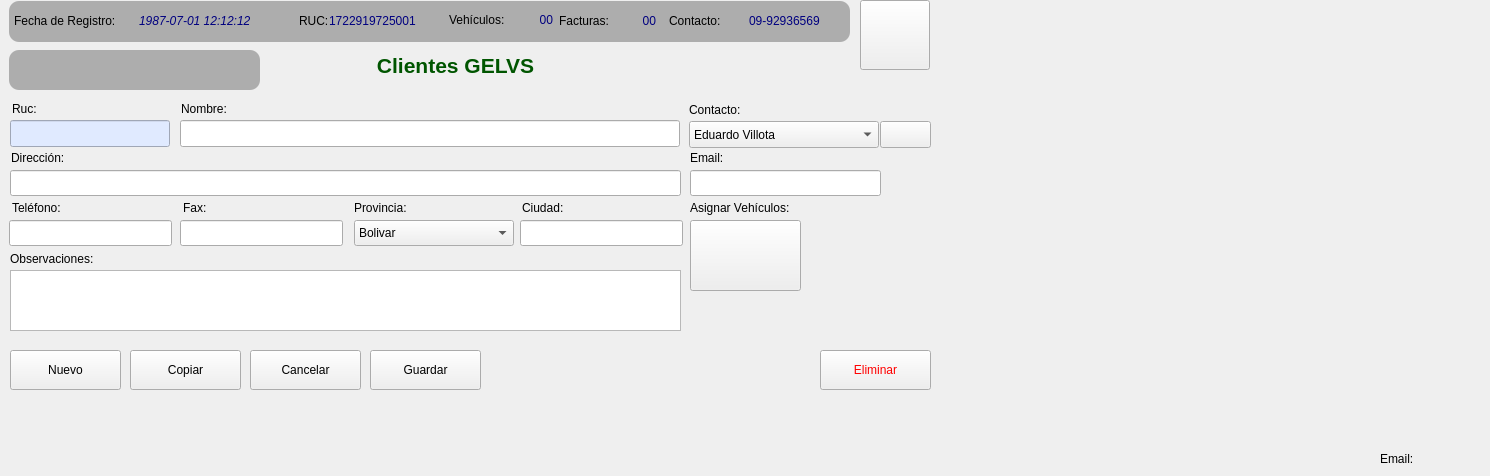
    <widget class="QWidget" name="tab_formulario">
     <attribute name="icon">
      <iconset resource="polaris.qrc">
       <normaloff>:/Icons/icons/format_list_ordered.png</normaloff>:/Icons/icons/format_list_ordered.png</iconset>
     </attribute>
     <attribute name="title">
      <string>Inventario</string>
     </attribute>
     <widget class="QFrame" name="frame">
      <property name="geometry">
       <rect>
        <x>9</x>
        <y>1</y>
        <width>841</width>
        <height>41</height>
       </rect>
      </property>
      <property name="styleSheet">
       <string notr="true">border-width: 2px;
border-radius: 10px;
border-color: black;
background-color: rgb(173, 173, 173);</string>
      </property>
      <property name="frameShape">
       <enum>QFrame::StyledPanel</enum>
      </property>
      <property name="frameShadow">
       <enum>QFrame::Raised</enum>
      </property>
      <widget class="QLabel" name="lbl_ruca">
       <property name="geometry">
        <rect>
         <x>290</x>
         <y>10</y>
         <width>40</width>
         <height>20</height>
        </rect>
       </property>
       <property name="text">
        <string>RUC:</string>
       </property>
      </widget>
      <widget class="QLabel" name="lbl_fecha_registroa">
       <property name="geometry">
        <rect>
         <x>5</x>
         <y>10</y>
         <width>131</width>
         <height>20</height>
        </rect>
       </property>
       <property name="styleSheet">
        <string notr="true"/>
       </property>
       <property name="text">
        <string>Fecha de Registro:</string>
       </property>
      </widget>
      <widget class="QLabel" name="lbl_fecha_registrob">
       <property name="geometry">
        <rect>
         <x>130</x>
         <y>10</y>
         <width>151</width>
         <height>20</height>
        </rect>
       </property>
       <property name="toolTip">
        <string>Fecha de Registro en el sistema</string>
       </property>
       <property name="text">
        <string>&lt;html&gt;&lt;head/&gt;&lt;body&gt;&lt;p&gt;&lt;span style=&quot; font-style:italic; color:#00007f;&quot;&gt;1987-07-01 12:12:12&lt;/span&gt;&lt;/p&gt;&lt;/body&gt;&lt;/html&gt;</string>
       </property>
      </widget>
      <widget class="QLabel" name="lbl_rucb">
       <property name="geometry">
        <rect>
         <x>320</x>
         <y>10</y>
         <width>120</width>
         <height>20</height>
        </rect>
       </property>
       <property name="toolTip">
        <string>Ruc del cliente</string>
       </property>
       <property name="text">
        <string>&lt;html&gt;&lt;head/&gt;&lt;body&gt;&lt;p&gt;&lt;span style=&quot; color:#00007f;&quot;&gt;1722919725001&lt;/span&gt;&lt;/p&gt;&lt;/body&gt;&lt;/html&gt;</string>
       </property>
      </widget>
      <widget class="QLabel" name="lbl_vehiculosa_2">
       <property name="geometry">
        <rect>
         <x>514</x>
         <y>9</y>
         <width>30</width>
         <height>20</height>
        </rect>
       </property>
       <property name="toolTip">
        <string>Numero de vehiculos del cliente</string>
       </property>
       <property name="text">
        <string>&lt;html&gt;&lt;head/&gt;&lt;body&gt;&lt;p align=&quot;right&quot;&gt;&lt;span style=&quot; color:#00007f;&quot;&gt;00&lt;/span&gt;&lt;/p&gt;&lt;/body&gt;&lt;/html&gt;</string>
       </property>
      </widget>
      <widget class="QLabel" name="lbl_vehiculosa">
       <property name="geometry">
        <rect>
         <x>440</x>
         <y>9</y>
         <width>80</width>
         <height>20</height>
        </rect>
       </property>
       <property name="text">
        <string>Vehículos:</string>
       </property>
      </widget>
      <widget class="QLabel" name="lbl_facturasa">
       <property name="geometry">
        <rect>
         <x>550</x>
         <y>10</y>
         <width>80</width>
         <height>20</height>
        </rect>
       </property>
       <property name="text">
        <string>Facturas:</string>
       </property>
      </widget>
      <widget class="QLabel" name="lbl_facturasa_2">
       <property name="geometry">
        <rect>
         <x>617</x>
         <y>10</y>
         <width>30</width>
         <height>20</height>
        </rect>
       </property>
       <property name="toolTip">
        <string>Numero de facturas del cliente</string>
       </property>
       <property name="text">
        <string>&lt;html&gt;&lt;head/&gt;&lt;body&gt;&lt;p align=&quot;right&quot;&gt;&lt;span style=&quot; color:#00007f;&quot;&gt;00&lt;/span&gt;&lt;/p&gt;&lt;/body&gt;&lt;/html&gt;</string>
       </property>
      </widget>
      <widget class="QLabel" name="lbl_contactoa">
       <property name="geometry">
        <rect>
         <x>660</x>
         <y>10</y>
         <width>80</width>
         <height>20</height>
        </rect>
       </property>
       <property name="text">
        <string>Contacto:</string>
       </property>
      </widget>
      <widget class="QLabel" name="lbl_contactob">
       <property name="geometry">
        <rect>
         <x>740</x>
         <y>10</y>
         <width>91</width>
         <height>20</height>
        </rect>
       </property>
       <property name="toolTip">
        <string>Numero de contacto del cliente</string>
       </property>
       <property name="text">
        <string>&lt;html&gt;&lt;head/&gt;&lt;body&gt;&lt;p&gt;&lt;span style=&quot; color:#00007f;&quot;&gt;09-92936569&lt;/span&gt;&lt;/p&gt;&lt;/body&gt;&lt;/html&gt;</string>
       </property>
      </widget>
     </widget>
     <widget class="QLabel" name="lbl_observaciones">
      <property name="geometry">
       <rect>
        <x>10</x>
        <y>250</y>
        <width>111</width>
        <height>17</height>
       </rect>
      </property>
      <property name="text">
       <string>Observaciones:</string>
      </property>
     </widget>
     <widget class="QPushButton" name="btn_guardar">
      <property name="geometry">
       <rect>
        <x>370</x>
        <y>350</y>
        <width>111</width>
        <height>40</height>
       </rect>
      </property>
      <property name="text">
       <string>Guardar</string>
      </property>
      <property name="icon">
       <iconset resource="polaris.qrc">
        <normaloff>:/Icons/icons/filesave.png</normaloff>:/Icons/icons/filesave.png</iconset>
      </property>
     </widget>
     <widget class="QPushButton" name="btn_cancelar">
      <property name="geometry">
       <rect>
        <x>250</x>
        <y>350</y>
        <width>111</width>
        <height>40</height>
       </rect>
      </property>
      <property name="text">
       <string>Cancelar</string>
      </property>
      <property name="icon">
       <iconset>
        <normaloff>:/Icons/icons/button_cancel.png</normaloff>
        <normalon>:/Icons/icons/mail_delete.png</normalon>:/Icons/icons/button_cancel.png</iconset>
      </property>
     </widget>
     <widget class="QPushButton" name="btn_copiar">
      <property name="geometry">
       <rect>
        <x>130</x>
        <y>350</y>
        <width>111</width>
        <height>40</height>
       </rect>
      </property>
      <property name="text">
       <string>Copiar</string>
      </property>
      <property name="icon">
       <iconset>
        <normaloff>:/Icons/icons/document_multiple.png</normaloff>
        <normalon>:/Icons/icons/editpaste.png</normalon>:/Icons/icons/document_multiple.png</iconset>
      </property>
     </widget>
     <widget class="QPushButton" name="btn_nuevo">
      <property name="geometry">
       <rect>
        <x>10</x>
        <y>350</y>
        <width>111</width>
        <height>40</height>
       </rect>
      </property>
      <property name="text">
       <string>Nuevo</string>
      </property>
      <property name="icon">
       <iconset>
        <normalon>:/Icons/icons/filenew.png</normalon>
       </iconset>
      </property>
     </widget>
     <widget class="QTextEdit" name="rtxt_observaciones">
      <property name="geometry">
       <rect>
        <x>10</x>
        <y>270</y>
        <width>671</width>
        <height>61</height>
       </rect>
      </property>
      <property name="toolTip">
       <string>Sirve para especificar fecha de entrega de factura entre otras</string>
      </property>
     </widget>
     <widget class="QPushButton" name="btn_home">
      <property name="geometry">
       <rect>
        <x>860</x>
        <y>0</y>
        <width>70</width>
        <height>70</height>
       </rect>
      </property>
      <property name="toolTip">
       <string>Regreasar al Panel de Control</string>
      </property>
      <property name="text">
       <string/>
      </property>
      <property name="icon">
       <iconset>
        <normalon>:/Icons/icons/folder_home2.png</normalon>
       </iconset>
      </property>
      <property name="iconSize">
       <size>
        <width>56</width>
        <height>56</height>
       </size>
      </property>
     </widget>
     <widget class="QPushButton" name="btn_primero">
      <property name="geometry">
       <rect>
        <x>17</x>
        <y>50</y>
        <width>41</width>
        <height>41</height>
       </rect>
      </property>
      <property name="toolTip">
       <string comment="Primer Registro">Primer registro</string>
      </property>
      <property name="text">
       <string/>
      </property>
      <property name="icon">
       <iconset>
        <normalon>:/Icons/icons/start.png</normalon>
       </iconset>
      </property>
      <property name="iconSize">
       <size>
        <width>32</width>
        <height>32</height>
       </size>
      </property>
      <property name="autoDefault">
       <bool>false</bool>
      </property>
      <property name="default">
       <bool>false</bool>
      </property>
      <property name="flat">
       <bool>true</bool>
      </property>
     </widget>
     <widget class="QPushButton" name="btn_anterior">
      <property name="geometry">
       <rect>
        <x>67</x>
        <y>50</y>
        <width>41</width>
        <height>41</height>
       </rect>
      </property>
      <property name="toolTip">
       <string>Registro anterior</string>
      </property>
      <property name="text">
       <string/>
      </property>
      <property name="icon">
       <iconset>
        <normalon>:/Icons/icons/previous.png</normalon>
       </iconset>
      </property>
      <property name="iconSize">
       <size>
        <width>32</width>
        <height>32</height>
       </size>
      </property>
      <property name="autoDefault">
       <bool>false</bool>
      </property>
      <property name="default">
       <bool>false</bool>
      </property>
      <property name="flat">
       <bool>true</bool>
      </property>
     </widget>
     <widget class="QPushButton" name="btn_siguiente">
      <property name="geometry">
       <rect>
        <x>157</x>
        <y>50</y>
        <width>41</width>
        <height>41</height>
       </rect>
      </property>
      <property name="toolTip">
       <string>Siguiente registro</string>
      </property>
      <property name="text">
       <string/>
      </property>
      <property name="icon">
       <iconset>
        <normalon>:/Icons/icons/forward.png</normalon>
       </iconset>
      </property>
      <property name="iconSize">
       <size>
        <width>32</width>
        <height>32</height>
       </size>
      </property>
      <property name="autoDefault">
       <bool>false</bool>
      </property>
      <property name="default">
       <bool>false</bool>
      </property>
      <property name="flat">
       <bool>true</bool>
      </property>
     </widget>
     <widget class="QPushButton" name="btn_ultimo">
      <property name="geometry">
       <rect>
        <x>207</x>
        <y>50</y>
        <width>41</width>
        <height>41</height>
       </rect>
      </property>
      <property name="toolTip">
       <string>Último Registro</string>
      </property>
      <property name="text">
       <string/>
      </property>
      <property name="icon">
       <iconset>
        <normalon>:/Icons/icons/finish.png</normalon>
       </iconset>
      </property>
      <property name="iconSize">
       <size>
        <width>32</width>
        <height>32</height>
       </size>
      </property>
      <property name="autoDefault">
       <bool>false</bool>
      </property>
      <property name="default">
       <bool>false</bool>
      </property>
      <property name="flat">
       <bool>true</bool>
      </property>
     </widget>
     <widget class="QPushButton" name="btn_recargar">
      <property name="geometry">
       <rect>
        <x>117</x>
        <y>50</y>
        <width>41</width>
        <height>41</height>
       </rect>
      </property>
      <property name="toolTip">
       <string>Recargar</string>
      </property>
      <property name="text">
       <string/>
      </property>
      <property name="icon">
       <iconset>
        <normalon>:/Icons/icons/reload.png</normalon>
       </iconset>
      </property>
      <property name="iconSize">
       <size>
        <width>40</width>
        <height>40</height>
       </size>
      </property>
      <property name="autoDefault">
       <bool>false</bool>
      </property>
      <property name="default">
       <bool>false</bool>
      </property>
      <property name="flat">
       <bool>true</bool>
      </property>
     </widget>
     <widget class="QFrame" name="frame_2">
      <property name="geometry">
       <rect>
        <x>9</x>
        <y>50</y>
        <width>251</width>
        <height>40</height>
       </rect>
      </property>
      <property name="styleSheet">
       <string notr="true">border-width: 2px;
border-radius: 10px;
border-color: black;
background-color: rgb(173, 173, 173);</string>
      </property>
      <property name="frameShape">
       <enum>QFrame::StyledPanel</enum>
      </property>
      <property name="frameShadow">
       <enum>QFrame::Raised</enum>
      </property>
     </widget>
     <widget class="QPushButton" name="btn_eliminar">
      <property name="geometry">
       <rect>
        <x>820</x>
        <y>350</y>
        <width>111</width>
        <height>40</height>
       </rect>
      </property>
      <property name="styleSheet">
       <string notr="true">color: rgb(255, 0, 0);

</string>
      </property>
      <property name="text">
       <string>Eliminar</string>
      </property>
      <property name="icon">
       <iconset>
        <normaloff>:/Icons/icons/button_cancel.png</normaloff>
        <normalon>:/Icons/icons/user_trash.png</normalon>:/Icons/icons/button_cancel.png</iconset>
      </property>
     </widget>
     <widget class="QLabel" name="lbl_nombre">
      <property name="geometry">
       <rect>
        <x>181</x>
        <y>100</y>
        <width>101</width>
        <height>17</height>
       </rect>
      </property>
      <property name="text">
       <string>Nombre:</string>
      </property>
     </widget>
     <widget class="QLineEdit" name="txt_nombre">
      <property name="geometry">
       <rect>
        <x>180</x>
        <y>120</y>
        <width>500</width>
        <height>27</height>
       </rect>
      </property>
      <property name="toolTip">
       <string>Ingrese el nombre del cliente</string>
      </property>
     </widget>
     <widget class="QLabel" name="lbl_ruc">
      <property name="geometry">
       <rect>
        <x>12</x>
        <y>100</y>
        <width>101</width>
        <height>17</height>
       </rect>
      </property>
      <property name="text">
       <string>Ruc:</string>
      </property>
     </widget>
     <widget class="QLineEdit" name="txt_ruc">
      <property name="geometry">
       <rect>
        <x>10</x>
        <y>120</y>
        <width>160</width>
        <height>27</height>
       </rect>
      </property>
      <property name="toolTip">
       <string>Ingrese numero de ruc del cliente</string>
      </property>
      <property name="styleSheet">
       <string notr="true">background-color: rgb(224, 234, 255);</string>
      </property>
     </widget>
     <widget class="QLabel" name="lbl_email">
      <property name="geometry">
       <rect>
        <x>690</x>
        <y>150</y>
        <width>101</width>
        <height>16</height>
       </rect>
      </property>
      <property name="text">
       <string>Email:</string>
      </property>
     </widget>
     <widget class="QLineEdit" name="txt_email">
      <property name="geometry">
       <rect>
        <x>690</x>
        <y>170</y>
        <width>191</width>
        <height>26</height>
       </rect>
      </property>
      <property name="toolTip">
       <string>Ingrese email del cliente</string>
      </property>
     </widget>
     <widget class="QLineEdit" name="txt_direccion">
      <property name="geometry">
       <rect>
        <x>10</x>
        <y>170</y>
        <width>671</width>
        <height>26</height>
       </rect>
      </property>
      <property name="toolTip">
       <string>Ingrese direccion del cliente</string>
      </property>
     </widget>
     <widget class="QLabel" name="lbl_direccion">
      <property name="geometry">
       <rect>
        <x>11</x>
        <y>150</y>
        <width>101</width>
        <height>16</height>
       </rect>
      </property>
      <property name="text">
       <string>Dirección:</string>
      </property>
     </widget>
     <widget class="QLabel" name="lbl_telefono">
      <property name="geometry">
       <rect>
        <x>12</x>
        <y>200</y>
        <width>101</width>
        <height>16</height>
       </rect>
      </property>
      <property name="text">
       <string>Teléfono:</string>
      </property>
     </widget>
     <widget class="QLineEdit" name="txt_telefono">
      <property name="geometry">
       <rect>
        <x>9</x>
        <y>220</y>
        <width>163</width>
        <height>26</height>
       </rect>
      </property>
      <property name="toolTip">
       <string>Ingrese numero del cliente</string>
      </property>
     </widget>
     <widget class="QLabel" name="lbl_clientes_gelvs">
      <property name="geometry">
       <rect>
        <x>360</x>
        <y>50</y>
        <width>191</width>
        <height>31</height>
       </rect>
      </property>
      <property name="toolTip">
       <string/>
      </property>
      <property name="text">
       <string>&lt;html&gt;&lt;head/&gt;&lt;body&gt;&lt;p align=&quot;center&quot;&gt;&lt;span style=&quot; font-size:16pt; font-weight:600; color:#005500;&quot;&gt;Clientes GELVS&lt;/span&gt;&lt;/p&gt;&lt;/body&gt;&lt;/html&gt;</string>
      </property>
     </widget>
     <widget class="QComboBox" name="cmb_contacto">
      <property name="geometry">
       <rect>
        <x>689</x>
        <y>121</y>
        <width>190</width>
        <height>27</height>
       </rect>
      </property>
      <property name="toolTip">
       <string>Contactos</string>
      </property>
      <item>
       <property name="text">
        <string>Eduardo Villota</string>
       </property>
      </item>
     </widget>
     <widget class="QLabel" name="lbl_contacto">
      <property name="geometry">
       <rect>
        <x>689</x>
        <y>101</y>
        <width>81</width>
        <height>17</height>
       </rect>
      </property>
      <property name="text">
       <string>Contacto:</string>
      </property>
     </widget>
     <widget class="QPushButton" name="btn_buscar_contacto">
      <property name="geometry">
       <rect>
        <x>880</x>
        <y>121</y>
        <width>51</width>
        <height>27</height>
       </rect>
      </property>
      <property name="toolTip">
       <string>Ver o buscar un contacto</string>
      </property>
      <property name="text">
       <string/>
      </property>
      <property name="icon">
       <iconset resource="polaris.qrc">
        <normaloff>:/Icons/icons/edit_find.png</normaloff>:/Icons/icons/edit_find.png</iconset>
      </property>
     </widget>
     <widget class="QLabel" name="label_20">
      <property name="geometry">
       <rect>
        <x>1380</x>
        <y>450</y>
        <width>101</width>
        <height>17</height>
       </rect>
      </property>
      <property name="text">
       <string>Email:</string>
      </property>
     </widget>
     <widget class="QLabel" name="lbl_fax">
      <property name="geometry">
       <rect>
        <x>183</x>
        <y>200</y>
        <width>101</width>
        <height>16</height>
       </rect>
      </property>
      <property name="text">
       <string>Fax:</string>
      </property>
     </widget>
     <widget class="QLineEdit" name="txt_fax">
      <property name="geometry">
       <rect>
        <x>180</x>
        <y>220</y>
        <width>163</width>
        <height>26</height>
       </rect>
      </property>
      <property name="toolTip">
       <string>Ingrese el fax del cliente</string>
      </property>
     </widget>
     <widget class="QLabel" name="lbl_provincia">
      <property name="geometry">
       <rect>
        <x>354</x>
        <y>200</y>
        <width>81</width>
        <height>16</height>
       </rect>
      </property>
      <property name="text">
       <string>Provincia:</string>
      </property>
     </widget>
     <widget class="QComboBox" name="cmb_provincia">
      <property name="geometry">
       <rect>
        <x>354</x>
        <y>220</y>
        <width>160</width>
        <height>26</height>
       </rect>
      </property>
      <property name="toolTip">
       <string>Provincias</string>
      </property>
      <item>
       <property name="text">
        <string>Bolivar</string>
       </property>
      </item>
      <item>
       <property name="text">
        <string>Cañar</string>
       </property>
      </item>
      <item>
       <property name="text">
        <string>Chimborazo</string>
       </property>
      </item>
      <item>
       <property name="text">
        <string>Cotopaxi</string>
       </property>
      </item>
      <item>
       <property name="text">
        <string>Guayas</string>
       </property>
      </item>
      <item>
       <property name="text">
        <string>Loja</string>
       </property>
      </item>
      <item>
       <property name="text">
        <string>Pichincha</string>
       </property>
      </item>
      <item>
       <property name="text">
        <string>Santo Domingo</string>
       </property>
      </item>
      <item>
       <property name="text">
        <string>Tungurahua</string>
       </property>
      </item>
     </widget>
     <widget class="QLineEdit" name="txt_cuidad">
      <property name="geometry">
       <rect>
        <x>520</x>
        <y>220</y>
        <width>163</width>
        <height>26</height>
       </rect>
      </property>
      <property name="toolTip">
       <string>Ingresar cuidad </string>
      </property>
     </widget>
     <widget class="QLabel" name="lbl_cuidad">
      <property name="geometry">
       <rect>
        <x>522</x>
        <y>200</y>
        <width>104</width>
        <height>16</height>
       </rect>
      </property>
      <property name="text">
       <string>Ciudad:</string>
      </property>
     </widget>
     <widget class="QPushButton" name="btn_asignar_vehiculo">
      <property name="geometry">
       <rect>
        <x>690</x>
        <y>220</y>
        <width>111</width>
        <height>71</height>
       </rect>
      </property>
      <property name="toolTip">
       <string>Ver mantenimientos realizados</string>
      </property>
      <property name="text">
       <string/>
      </property>
      <property name="icon">
       <iconset resource="polaris.qrc">
        <normaloff>:/Icons/icons/polaris.png</normaloff>:/Icons/icons/polaris.png</iconset>
      </property>
      <property name="iconSize">
       <size>
        <width>60</width>
        <height>60</height>
       </size>
      </property>
     </widget>
     <widget class="QLabel" name="label_asignar_vehiculos">
      <property name="geometry">
       <rect>
        <x>690</x>
        <y>200</y>
        <width>140</width>
        <height>16</height>
       </rect>
      </property>
      <property name="text">
       <string>Asignar Vehículos:</string>
      </property>
     </widget>
     <zorder>frame_2</zorder>
     <zorder>btn_siguiente</zorder>
     <zorder>btn_recargar</zorder>
     <zorder>btn_primero</zorder>
     <zorder>btn_anterior</zorder>
     <zorder>btn_ultimo</zorder>
     <zorder>frame</zorder>
     <zorder>lbl_observaciones</zorder>
     <zorder>btn_guardar</zorder>
     <zorder>btn_cancelar</zorder>
     <zorder>btn_copiar</zorder>
     <zorder>btn_nuevo</zorder>
     <zorder>rtxt_observaciones</zorder>
     <zorder>btn_home</zorder>
     <zorder>btn_eliminar</zorder>
     <zorder>lbl_nombre</zorder>
     <zorder>txt_nombre</zorder>
     <zorder>lbl_ruc</zorder>
     <zorder>txt_ruc</zorder>
     <zorder>lbl_email</zorder>
     <zorder>txt_email</zorder>
     <zorder>txt_direccion</zorder>
     <zorder>lbl_direccion</zorder>
     <zorder>lbl_telefono</zorder>
     <zorder>txt_telefono</zorder>
     <zorder>lbl_clientes_gelvs</zorder>
     <zorder>cmb_contacto</zorder>
     <zorder>lbl_contacto</zorder>
     <zorder>btn_buscar_contacto</zorder>
     <zorder>label_20</zorder>
     <zorder>lbl_fax</zorder>
     <zorder>txt_fax</zorder>
     <zorder>lbl_provincia</zorder>
     <zorder>cmb_provincia</zorder>
     <zorder>txt_cuidad</zorder>
     <zorder>lbl_cuidad</zorder>
     <zorder>btn_asignar_vehiculo</zorder>
     <zorder>label_asignar_vehiculos</zorder>
    </widget>
